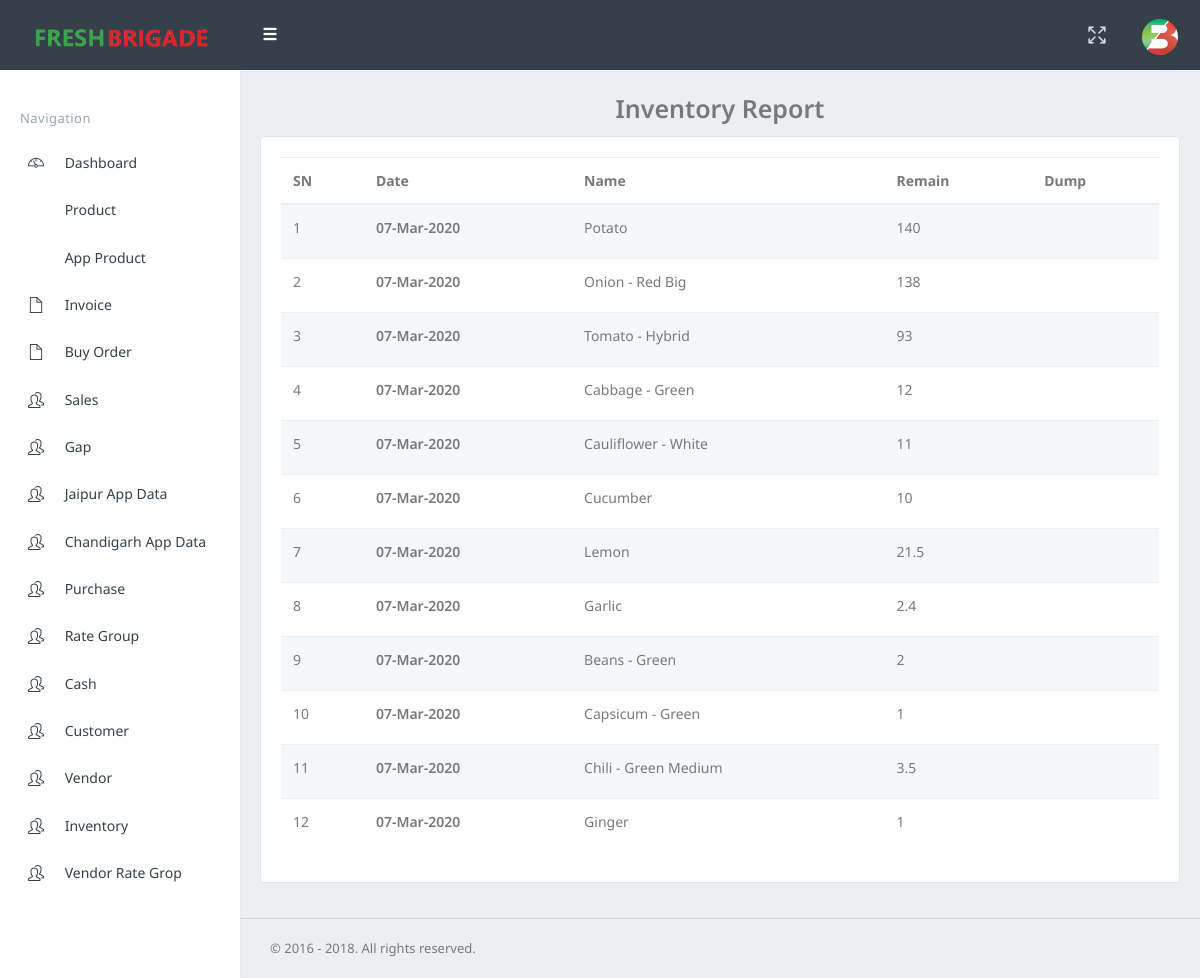
The app's page /view_inventory.php?code=07-Mar-2020 (signed in) with its own data.
### tables this page shows
CREATE TABLE `inventory_info` (
  `sn` int(11) NOT NULL,
  `id` text NOT NULL,
  `product_code` text NOT NULL,
  `remain` text NOT NULL,
  `dump` text NOT NULL,
  `datee` text NOT NULL
);

CREATE TABLE `fb_product` (
  `sn` int(11) NOT NULL,
  `code` text NOT NULL,
  `product_name` text NOT NULL,
  `product_hindi_name` text NOT NULL,
  `imagepath` text NOT NULL,
  `img` text NOT NULL,
  `description` text NOT NULL,
  `quantity` text NOT NULL,
  `price` text NOT NULL,
  `unit` text NOT NULL,
  `product_status` text NOT NULL,
  `notify_for_quantity_below` text NOT NULL,
  `minimum_sale_quantity` text NOT NULL,
  `maximum_sale_quantity` text NOT NULL,
  `qty_increment` text NOT NULL,
  `in_stock` text NOT NULL
);

### view_inventory.php (the view, shortened to what this page needs)
<!DOCTYPE html>
<html>
<?php
include("common/connect.php");
$c = $_GET['code'];
$query2 = mysqli_query($con, "SELECT * FROM `inventory_info` WHERE `datee` ='$c'");
?>
<head>
    <link href="assets/css/bootstrap.min.css" rel="stylesheet" type="text/css" />
    <link href="assets/css/icons.css" rel="stylesheet" type="text/css" />
    <link href="assets/css/style.css" rel="stylesheet" type="text/css" />
</head>
<body class="fixed-left">
    <div id="wrapper">
        <?php
        include("common/header.php");
        ?>
        <?php
        include("common/sidebar.php");
        ?>
        <div class="content-page">
            <div class="content">
                <div class="container-fluid">
                    <div class="row">
                        <div class="col-lg-12" align="center">
                            <label style="font-size:25px;">Inventory Report</label>
                        </div>
                    </div>
                    <div class="card-box">
                        <div class="row">
                            <div class="col-sm-12">
                                <form method="post" action="purchase-rate.php">
                                    <table class="table table-striped add-edit-table" id="datatable-editable">
                                        <thead>
                                            <tr>
                                                <th>SN </th>
                                                <th>Date</th>
                                                <th>Name</th>
                                                <th>Remain </th>
                                                <th>Dump </th>
                                            </tr>
                                        </thead>
                                        <tbody>
                                            <tr>
                                                <?php
                                                $i = 1;
                                                while ($b = mysqli_fetch_assoc($query2)) {
                                                    $pCode = $b['product_code'];
                                                    $query1 = mysqli_query($con, "SELECT * FROM `fb_product` WHERE `code` ='$pCode'");
                                                    $c= mysqli_fetch_assoc($query1);
                                                    $pname = $c['product_name'];
                                                ?>
                                                    <td><?php echo $i; ?> </td>
                                                    <td> <label><?php echo $b['datee']; ?></label></td>
                                                    <td> <?php echo $pname ?> </td>
                                                    <td> <?php echo $b['remain'] ?> </td>
                                                    <td> <?php echo $b['dump'] ?> </td>
                                            </tr>
                                        <?php
                                                    $i++;
                                                }
                                        ?>
                                        </tbody>
                                    </table>
                                </form>
                            </div>
                        </div>
                    </div>
                </div>
            </div>
        </div>
        <footer class="footer text-right">
            &copy; 2016 - 2018. All rights reserved.
        </footer>
    </div>
</body>
</html>

### records on screen
inventory_info: datee "07-Mar-2020", fb_product.product_name "Potato", remain "140"
inventory_info: datee "07-Mar-2020", fb_product.product_name "Onion - Red Big", remain "138"
inventory_info: datee "07-Mar-2020", fb_product.product_name "Tomato - Hybrid", remain "93"
inventory_info: datee "07-Mar-2020", fb_product.product_name "Cabbage - Green", remain "12"
inventory_info: datee "07-Mar-2020", fb_product.product_name "Cauliflower - White", remain "11"
inventory_info: datee "07-Mar-2020", fb_product.product_name "Cucumber", remain "10"
inventory_info: datee "07-Mar-2020", fb_product.product_name "Lemon", remain "21.5"
inventory_info: datee "07-Mar-2020", fb_product.product_name "Garlic", remain "2.4"
inventory_info: datee "07-Mar-2020", fb_product.product_name "Beans - Green", remain "2"
inventory_info: datee "07-Mar-2020", fb_product.product_name "Capsicum - Green", remain "1"
inventory_info: datee "07-Mar-2020", fb_product.product_name "Chili - Green Medium", remain "3.5"
inventory_info: datee "07-Mar-2020", fb_product.product_name "Ginger", remain "1"
